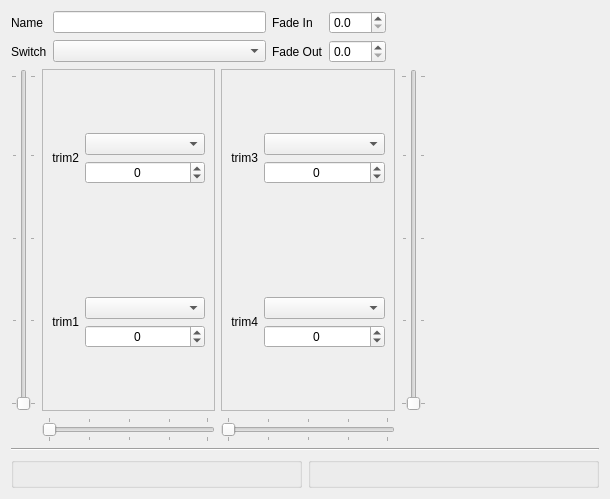
<?xml version="1.0" encoding="UTF-8"?>
<ui version="4.0">
 <class>FlightMode</class>
 <widget class="QWidget" name="FlightMode">
  <property name="geometry">
   <rect>
    <x>0</x>
    <y>0</y>
    <width>610</width>
    <height>499</height>
   </rect>
  </property>
  <property name="windowTitle">
   <string>Form</string>
  </property>
  <layout class="QVBoxLayout" name="verticalLayout">
   <item>
    <layout class="QGridLayout" name="paramsLayout">
     <item row="0" column="2">
      <widget class="QLabel" name="label_3">
       <property name="text">
        <string>Fade In</string>
       </property>
      </widget>
     </item>
     <item row="0" column="3">
      <widget class="QDoubleSpinBox" name="fadeIn">
       <property name="decimals">
        <number>1</number>
       </property>
      </widget>
     </item>
     <item row="1" column="3">
      <widget class="QDoubleSpinBox" name="fadeOut">
       <property name="decimals">
        <number>1</number>
       </property>
      </widget>
     </item>
     <item row="1" column="2">
      <widget class="QLabel" name="label_4">
       <property name="text">
        <string>Fade Out</string>
       </property>
      </widget>
     </item>
     <item row="0" column="1">
      <widget class="QLineEdit" name="name">
       <property name="maxLength">
        <number>6</number>
       </property>
      </widget>
     </item>
     <item row="0" column="0">
      <widget class="QLabel" name="label">
       <property name="text">
        <string>Name</string>
       </property>
      </widget>
     </item>
     <item row="0" column="4" rowspan="2">
      <spacer name="spacer_5">
       <property name="orientation">
        <enum>Qt::Horizontal</enum>
       </property>
       <property name="sizeHint" stdset="0">
        <size>
         <width>40</width>
         <height>20</height>
        </size>
       </property>
      </spacer>
     </item>
     <item row="1" column="0">
      <widget class="QLabel" name="label_2">
       <property name="text">
        <string>Switch</string>
       </property>
      </widget>
     </item>
     <item row="1" column="1">
      <widget class="QComboBox" name="swtch"/>
     </item>
    </layout>
   </item>
   <item>
    <layout class="QGridLayout" name="trimsLayout">
     <item row="2" column="1">
      <widget class="QSlider" name="trim1Slider">
       <property name="sizePolicy">
        <sizepolicy hsizetype="MinimumExpanding" vsizetype="Fixed">
         <horstretch>0</horstretch>
         <verstretch>0</verstretch>
        </sizepolicy>
       </property>
       <property name="orientation">
        <enum>Qt::Horizontal</enum>
       </property>
       <property name="tickPosition">
        <enum>QSlider::TicksBothSides</enum>
       </property>
       <property name="tickInterval">
        <number>25</number>
       </property>
      </widget>
     </item>
     <item row="0" column="0">
      <widget class="QSlider" name="trim2Slider">
       <property name="orientation">
        <enum>Qt::Vertical</enum>
       </property>
       <property name="tickPosition">
        <enum>QSlider::TicksBothSides</enum>
       </property>
       <property name="tickInterval">
        <number>25</number>
       </property>
      </widget>
     </item>
     <item row="0" column="3">
      <widget class="QSlider" name="trim3Slider">
       <property name="orientation">
        <enum>Qt::Vertical</enum>
       </property>
       <property name="invertedAppearance">
        <bool>false</bool>
       </property>
       <property name="invertedControls">
        <bool>false</bool>
       </property>
       <property name="tickPosition">
        <enum>QSlider::TicksBothSides</enum>
       </property>
       <property name="tickInterval">
        <number>25</number>
       </property>
      </widget>
     </item>
     <item row="2" column="2">
      <widget class="QSlider" name="trim4Slider">
       <property name="sizePolicy">
        <sizepolicy hsizetype="MinimumExpanding" vsizetype="Fixed">
         <horstretch>0</horstretch>
         <verstretch>0</verstretch>
        </sizepolicy>
       </property>
       <property name="orientation">
        <enum>Qt::Horizontal</enum>
       </property>
       <property name="tickPosition">
        <enum>QSlider::TicksBothSides</enum>
       </property>
       <property name="tickInterval">
        <number>25</number>
       </property>
      </widget>
     </item>
     <item row="0" column="1">
      <widget class="QFrame" name="frame">
       <property name="frameShape">
        <enum>QFrame::StyledPanel</enum>
       </property>
       <property name="frameShadow">
        <enum>QFrame::Raised</enum>
       </property>
       <layout class="QVBoxLayout" name="verticalLayout_2">
        <item>
         <layout class="QGridLayout" name="leftTrims_3" columnstretch="0,1">
          <item row="1" column="0">
           <widget class="QLabel" name="trim1Label">
            <property name="text">
             <string>trim1</string>
            </property>
            <property name="alignment">
             <set>Qt::AlignRight|Qt::AlignTrailing|Qt::AlignVCenter</set>
            </property>
           </widget>
          </item>
          <item row="0" column="1">
           <layout class="QVBoxLayout" name="verticalLayout_5c_3">
            <item>
             <spacer name="verticalSpacer_3c_3">
              <property name="orientation">
               <enum>Qt::Vertical</enum>
              </property>
              <property name="sizeHint" stdset="0">
               <size>
                <width>20</width>
                <height>40</height>
               </size>
              </property>
             </spacer>
            </item>
            <item>
             <widget class="QComboBox" name="trim2Use"/>
            </item>
            <item>
             <widget class="QSpinBox" name="trim2Value">
              <property name="alignment">
               <set>Qt::AlignCenter</set>
              </property>
              <property name="accelerated">
               <bool>true</bool>
              </property>
              <property name="minimum">
               <number>-896</number>
              </property>
              <property name="maximum">
               <number>896</number>
              </property>
             </widget>
            </item>
            <item>
             <spacer name="verticalSpacer_4a_3">
              <property name="orientation">
               <enum>Qt::Vertical</enum>
              </property>
              <property name="sizeHint" stdset="0">
               <size>
                <width>20</width>
                <height>40</height>
               </size>
              </property>
             </spacer>
            </item>
           </layout>
          </item>
          <item row="1" column="1">
           <layout class="QVBoxLayout" name="verticalLayout_6b_3">
            <item>
             <spacer name="verticalSpacer_5b_3">
              <property name="orientation">
               <enum>Qt::Vertical</enum>
              </property>
              <property name="sizeHint" stdset="0">
               <size>
                <width>20</width>
                <height>40</height>
               </size>
              </property>
             </spacer>
            </item>
            <item>
             <widget class="QComboBox" name="trim1Use"/>
            </item>
            <item>
             <widget class="QSpinBox" name="trim1Value">
              <property name="alignment">
               <set>Qt::AlignCenter</set>
              </property>
              <property name="accelerated">
               <bool>true</bool>
              </property>
              <property name="minimum">
               <number>-896</number>
              </property>
              <property name="maximum">
               <number>896</number>
              </property>
             </widget>
            </item>
            <item>
             <spacer name="verticalSpacer_6b_3">
              <property name="orientation">
               <enum>Qt::Vertical</enum>
              </property>
              <property name="sizeHint" stdset="0">
               <size>
                <width>20</width>
                <height>40</height>
               </size>
              </property>
             </spacer>
            </item>
           </layout>
          </item>
          <item row="0" column="0">
           <widget class="QLabel" name="trim2Label">
            <property name="text">
             <string>trim2</string>
            </property>
            <property name="alignment">
             <set>Qt::AlignRight|Qt::AlignTrailing|Qt::AlignVCenter</set>
            </property>
           </widget>
          </item>
         </layout>
        </item>
       </layout>
      </widget>
     </item>
     <item row="0" column="2">
      <widget class="QFrame" name="frame_2">
       <property name="frameShape">
        <enum>QFrame::StyledPanel</enum>
       </property>
       <property name="frameShadow">
        <enum>QFrame::Raised</enum>
       </property>
       <layout class="QVBoxLayout" name="verticalLayout_3">
        <item>
         <layout class="QGridLayout" name="righTrims_2" columnstretch="0,1">
          <item row="1" column="0">
           <widget class="QLabel" name="trim4Label">
            <property name="text">
             <string>trim4</string>
            </property>
            <property name="alignment">
             <set>Qt::AlignRight|Qt::AlignTrailing|Qt::AlignVCenter</set>
            </property>
           </widget>
          </item>
          <item row="0" column="0">
           <widget class="QLabel" name="trim3Label">
            <property name="text">
             <string>trim3</string>
            </property>
            <property name="alignment">
             <set>Qt::AlignRight|Qt::AlignTrailing|Qt::AlignVCenter</set>
            </property>
           </widget>
          </item>
          <item row="0" column="1">
           <layout class="QVBoxLayout" name="verticalLayout_7b_2">
            <item>
             <spacer name="verticalSpacer_7b_2">
              <property name="orientation">
               <enum>Qt::Vertical</enum>
              </property>
              <property name="sizeHint" stdset="0">
               <size>
                <width>20</width>
                <height>40</height>
               </size>
              </property>
             </spacer>
            </item>
            <item>
             <widget class="QComboBox" name="trim3Use"/>
            </item>
            <item>
             <widget class="QSpinBox" name="trim3Value">
              <property name="alignment">
               <set>Qt::AlignCenter</set>
              </property>
              <property name="accelerated">
               <bool>true</bool>
              </property>
              <property name="minimum">
               <number>-896</number>
              </property>
              <property name="maximum">
               <number>896</number>
              </property>
             </widget>
            </item>
            <item>
             <spacer name="verticalSpacer_8d_2">
              <property name="orientation">
               <enum>Qt::Vertical</enum>
              </property>
              <property name="sizeHint" stdset="0">
               <size>
                <width>20</width>
                <height>40</height>
               </size>
              </property>
             </spacer>
            </item>
           </layout>
          </item>
          <item row="1" column="1">
           <layout class="QVBoxLayout" name="verticalLayout_8d_2">
            <item>
             <spacer name="verticalSpacer_9d_2">
              <property name="orientation">
               <enum>Qt::Vertical</enum>
              </property>
              <property name="sizeHint" stdset="0">
               <size>
                <width>20</width>
                <height>40</height>
               </size>
              </property>
             </spacer>
            </item>
            <item>
             <widget class="QComboBox" name="trim4Use"/>
            </item>
            <item>
             <widget class="QSpinBox" name="trim4Value">
              <property name="alignment">
               <set>Qt::AlignCenter</set>
              </property>
              <property name="accelerated">
               <bool>true</bool>
              </property>
              <property name="minimum">
               <number>-896</number>
              </property>
              <property name="maximum">
               <number>896</number>
              </property>
             </widget>
            </item>
            <item>
             <spacer name="verticalSpacer_10c_2">
              <property name="orientation">
               <enum>Qt::Vertical</enum>
              </property>
              <property name="sizeHint" stdset="0">
               <size>
                <width>20</width>
                <height>40</height>
               </size>
              </property>
             </spacer>
            </item>
           </layout>
          </item>
         </layout>
        </item>
       </layout>
      </widget>
     </item>
     <item row="0" column="4">
      <spacer name="horizontalSpacer">
       <property name="orientation">
        <enum>Qt::Horizontal</enum>
       </property>
       <property name="sizeHint" stdset="0">
        <size>
         <width>40</width>
         <height>20</height>
        </size>
       </property>
      </spacer>
     </item>
    </layout>
   </item>
   <item>
    <widget class="Line" name="line">
     <property name="orientation">
      <enum>Qt::Horizontal</enum>
     </property>
    </widget>
   </item>
   <item>
    <layout class="QGridLayout" name="gvNreLayout" columnstretch="1,1">
     <item row="0" column="0">
      <widget class="QGroupBox" name="gvGB"/>
     </item>
     <item row="0" column="1">
      <widget class="QGroupBox" name="reGB"/>
     </item>
    </layout>
   </item>
  </layout>
 </widget>
 <resources/>
 <connections/>
</ui>
